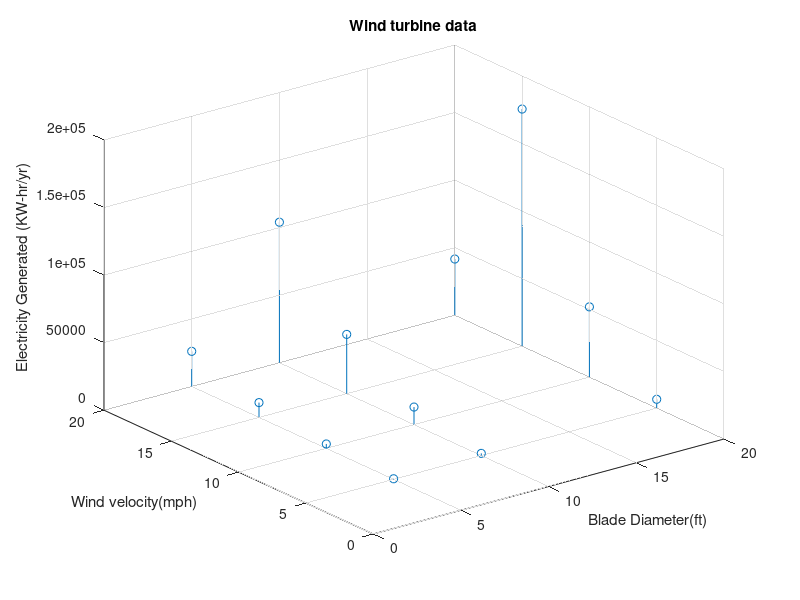

The MATLAB source for this figure:
clc
clear 
data=[5 5 406;
    5 10 3250;
    5 15 10970;
    5 20 26000;
    10 5 1625;
    10 10 13000;
    10 15 43875;
    10 20 104005;
    20 5 6500;
    20 10 52000;
    20 15 175500;
    20 20 41600];
Blade_diameter=data(:,1);
wind_velocity=data(:,2);
Elect_gen=data(:,3);
stem3(Blade_diameter,wind_velocity,Elect_gen)
xlabel('Blade Diameter(ft)')
ylabel('Wind velocity(mph)')
zlabel('Electricity Generated (KW-hr/yr)')
title('Wind turbine data')
